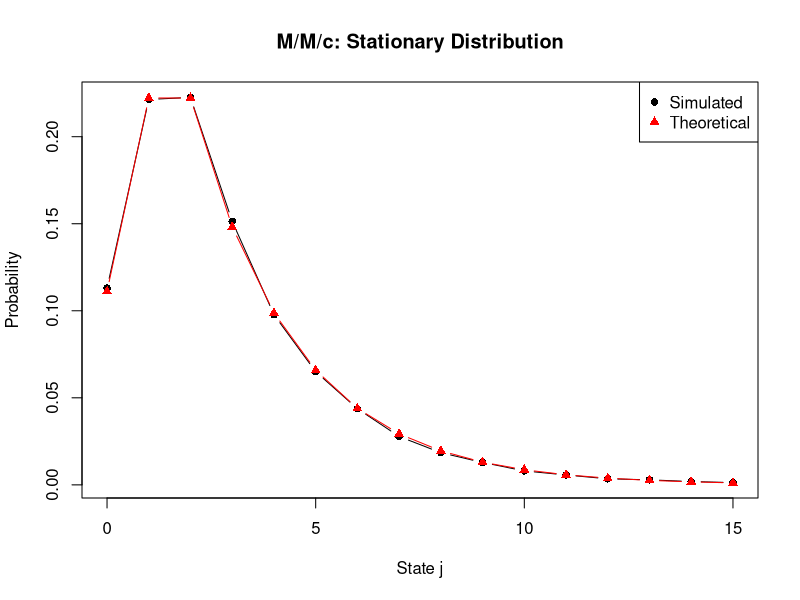

The R script that drew this image:
simulate_mmc <- function(lambda, mu, c, max_events = 100000){
  
  t <- 0
  n <- 0
  
  times <- numeric(max_events)
  states <- numeric(max_events)
  
  for(i in 1:max_events){
    
    # rates
    arrival_rate <- lambda
    service_rate <- min(n, c) * mu
    
    total_rate <- arrival_rate + service_rate
    
    # time to next event
    dt <- rexp(1, total_rate)
    t <- t + dt
    
    times[i] <- t
    states[i] <- n
    
    # event type
    if(runif(1) < arrival_rate / total_rate){
      n <- n + 1
    } else {
      n <- max(0, n - 1)
    }
  }
  
  list(times = times, states = states)
}

estimate_pj_mmc <- function(times, states, max_state = 15){
  
  durations <- diff(c(0, times))
  total_time <- sum(durations)
  
  p_hat <- sapply(0:max_state, function(j)
    sum(durations[states == j]) / total_time)
  
  return(p_hat)
}

estimate_metrics_mmc <- function(times, states, c){
  
  durations <- diff(c(0, times))
  total_time <- sum(durations)
  
  # L
  L_hat <- sum(states * durations) / total_time
  
  # Lq
  queue <- pmax(states - c, 0)
  Lq_hat <- sum(queue * durations) / total_time
  
  # P_wait
  P_wait_hat <- sum(durations[states >= c]) / total_time
  
  list(L = L_hat, Lq = Lq_hat, P_wait = P_wait_hat)
}

theoretical_mmc <- function(lambda, mu, c){
  
  rho <- lambda / (c * mu)
  
  # compute p0
  sum1 <- sum(sapply(0:(c-1), function(j) (lambda/mu)^j / factorial(j)))
  sum2 <- (lambda/mu)^c / factorial(c) * (1 / (1 - rho))
  
  p0 <- 1 / (sum1 + sum2)
  
  # P_wait
  P_wait <- ((lambda/mu)^c / factorial(c)) * (1 / (1 - rho)) * p0
  
  # Lq
  Lq <- (P_wait * rho) / (1 - rho)
  
  # L
  L <- Lq + lambda / mu
  
  list(L = L, Lq = Lq, P_wait = P_wait)
}

theoretical_pj_mmc <- function(lambda, mu, c, max_state = 15){
  
  rho <- lambda / (c * mu)
  
  # compute p0
  sum1 <- sum(sapply(0:(c-1), function(j) (lambda/mu)^j / factorial(j)))
  sum2 <- (lambda/mu)^c / factorial(c) * (1 / (1 - rho))
  
  p0 <- 1 / (sum1 + sum2)
  
  pj <- numeric(max_state + 1)
  
  for(j in 0:max_state){
    if(j < c){
      pj[j+1] <- ((lambda/mu)^j / factorial(j)) * p0
    } else {
      pj[j+1] <- ((lambda/mu)^c / factorial(c)) *
        (lambda/(c*mu))^(j-c) * p0
    }
  }
  
  return(pj)
}

set.seed(42)

lambda <- 4
mu <- 2
c <- 3
max_state <- 15

# -------------------------------
# Run simulation
# -------------------------------
sim <- simulate_mmc(lambda, mu, c, 100000)

# -------------------------------
# Estimate metrics
# -------------------------------
est <- estimate_metrics_mmc(sim$times, sim$states, c)
theory <- theoretical_mmc(lambda, mu, c)

print(est)
print(theory)

# -------------------------------
# Step 3: Verify p_j
# -------------------------------
p_hat <- estimate_pj_mmc(sim$times, sim$states, max_state)
p_true <- theoretical_pj_mmc(lambda, mu, c, max_state)

pj_results <- data.frame(
  j = 0:max_state,
  simulated = round(p_hat, 4),
  theoretical = round(p_true, 4)
)

print(pj_results)

cat("Max error:", max(abs(p_hat - p_true)), "\n")

# -------------------------------
# Step 4: Plot comparison
# -------------------------------
plot(0:max_state, p_hat, type="b", pch=16,
     xlab="State j", ylab="Probability",
     main="M/M/c: Stationary Distribution")

lines(0:max_state, p_true, col="red", type="b", pch=17)

legend("topright",
       legend=c("Simulated", "Theoretical"),
       col=c("black", "red"),
       pch=c(16,17))
